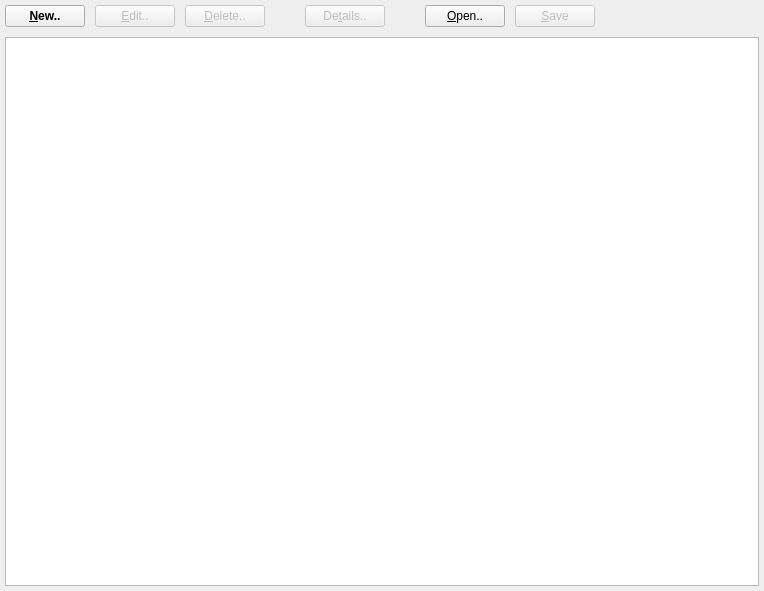
<?xml version="1.0" encoding="UTF-8"?>
<ui version="4.0">
 <class>project_widget</class>
 <widget class="QWidget" name="project_widget">
  <property name="geometry">
   <rect>
    <x>0</x>
    <y>0</y>
    <width>764</width>
    <height>591</height>
   </rect>
  </property>
  <property name="windowTitle">
   <string>Form</string>
  </property>
  <property name="locale">
   <locale language="English" country="UnitedStates"/>
  </property>
  <layout class="QGridLayout" name="gridLayout">
   <property name="margin">
    <number>5</number>
   </property>
   <property name="spacing">
    <number>10</number>
   </property>
   <item row="0" column="0">
    <widget class="QPushButton" name="push_project_new">
     <property name="font">
      <font>
       <weight>75</weight>
       <bold>true</bold>
      </font>
     </property>
     <property name="styleSheet">
      <string notr="true"/>
     </property>
     <property name="text">
      <string>&amp;New..</string>
     </property>
     <property name="autoDefault">
      <bool>false</bool>
     </property>
     <property name="default">
      <bool>false</bool>
     </property>
     <property name="flat">
      <bool>false</bool>
     </property>
    </widget>
   </item>
   <item row="0" column="1">
    <widget class="QPushButton" name="push_project_edit">
     <property name="enabled">
      <bool>false</bool>
     </property>
     <property name="locale">
      <locale language="English" country="UnitedStates"/>
     </property>
     <property name="text">
      <string>&amp;Edit..</string>
     </property>
    </widget>
   </item>
   <item row="0" column="2">
    <widget class="QPushButton" name="push_project_delete">
     <property name="enabled">
      <bool>false</bool>
     </property>
     <property name="text">
      <string>&amp;Delete..</string>
     </property>
    </widget>
   </item>
   <item row="0" column="3">
    <spacer name="horizontalSpacer_3">
     <property name="orientation">
      <enum>Qt::Horizontal</enum>
     </property>
     <property name="sizeType">
      <enum>QSizePolicy::Fixed</enum>
     </property>
     <property name="sizeHint" stdset="0">
      <size>
       <width>20</width>
       <height>20</height>
      </size>
     </property>
    </spacer>
   </item>
   <item row="0" column="4">
    <widget class="QPushButton" name="push_project_details">
     <property name="enabled">
      <bool>false</bool>
     </property>
     <property name="text">
      <string>De&amp;tails..</string>
     </property>
    </widget>
   </item>
   <item row="0" column="5">
    <spacer name="horizontalSpacer_4">
     <property name="orientation">
      <enum>Qt::Horizontal</enum>
     </property>
     <property name="sizeType">
      <enum>QSizePolicy::Fixed</enum>
     </property>
     <property name="sizeHint" stdset="0">
      <size>
       <width>20</width>
       <height>20</height>
      </size>
     </property>
    </spacer>
   </item>
   <item row="0" column="6">
    <widget class="QPushButton" name="push_project_open">
     <property name="text">
      <string>&amp;Open..</string>
     </property>
    </widget>
   </item>
   <item row="0" column="7">
    <widget class="QPushButton" name="push_project_save">
     <property name="enabled">
      <bool>false</bool>
     </property>
     <property name="text">
      <string>&amp;Save</string>
     </property>
    </widget>
   </item>
   <item row="0" column="8">
    <spacer name="horizontalSpacer">
     <property name="orientation">
      <enum>Qt::Horizontal</enum>
     </property>
     <property name="sizeHint" stdset="0">
      <size>
       <width>46</width>
       <height>20</height>
      </size>
     </property>
    </spacer>
   </item>
   <item row="1" column="0" colspan="9">
    <widget class="QTableView" name="table_project_list">
     <property name="editTriggers">
      <set>QAbstractItemView::NoEditTriggers</set>
     </property>
     <property name="selectionMode">
      <enum>QAbstractItemView::SingleSelection</enum>
     </property>
     <property name="selectionBehavior">
      <enum>QAbstractItemView::SelectRows</enum>
     </property>
     <property name="sortingEnabled">
      <bool>true</bool>
     </property>
    </widget>
   </item>
  </layout>
 </widget>
 <resources/>
 <connections/>
</ui>
